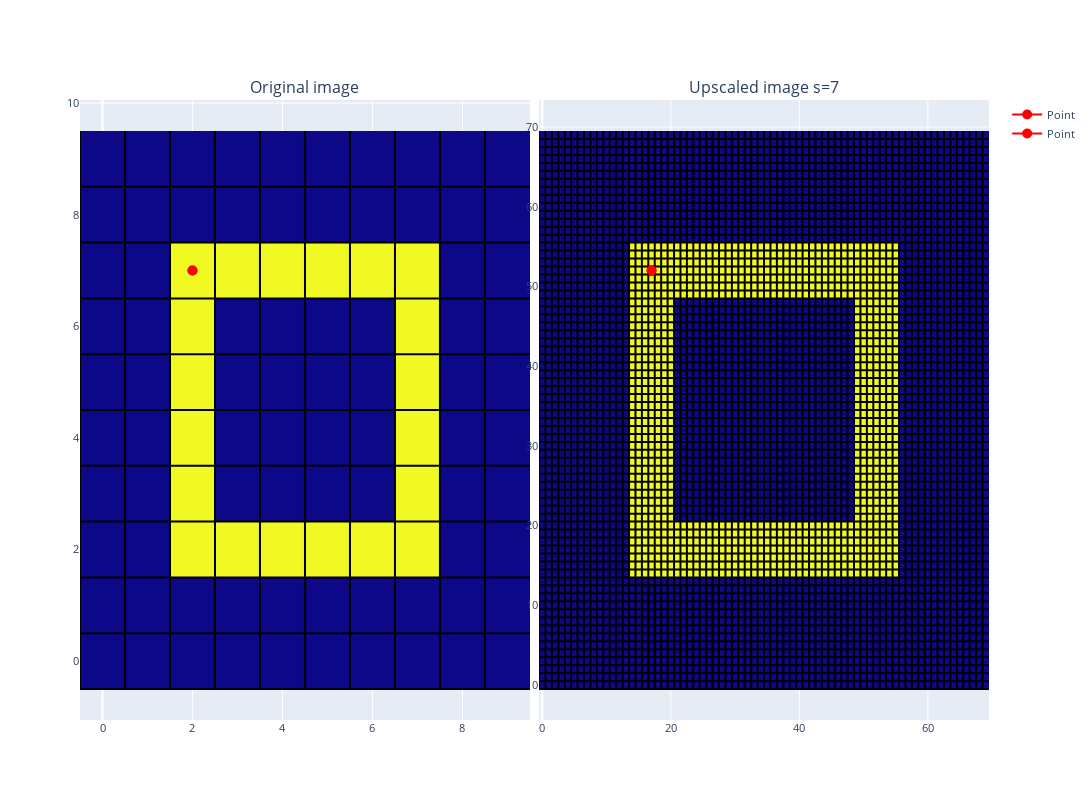

Here is the notebook cell this chart was saved with:
### Code cell
original_image = Image.fromarray(test_image)

# Get the size of the original image
original_width, original_height = original_image.size
# Calculate the new size of the image after upscaling
new_width = original_width * scale_factor
new_height = original_height * scale_factor
# Resize the image using the new size
upscaled_image_box = np.array(original_image.resize((new_width, new_height), Image.Resampling.NEAREST))        

fig = make_subplots(rows=1, cols=2, 
                    horizontal_spacing=0.01, 
                    vertical_spacing=0.1,
                    subplot_titles=('Original image', f"Upscaled image s={scale_factor}"))
# Add images to plot
base_image_fig = px.imshow(test_image)
fig.add_trace(base_image_fig.data[0], 1, 1)
xs, ys = gridlines(test_image)
fig.add_trace(go.Scatter(x=xs, y=ys, marker=dict(color='black', size=1), name=f"Pixel edges", showlegend=False), row=1, col=1)

upscaled_image_fig = px.imshow(upscaled_image_box)
fig.add_trace(upscaled_image_fig.data[0], 1, 2)
xs, ys = gridlines(upscaled_image_box)
fig.add_trace(go.Scatter(x=xs, y=ys, marker=dict(color='black', size=1), name=f"Pixel edges", showlegend=False), row=1, col=2)


fig.add_trace(go.Scatter(x=[2,2], y=[7,7], marker=dict(color='red', size=10), name=f"Point"), row=1, col=1)
fig.add_trace(go.Scatter(x=[2*scale_factor+scale_factor/2-0.5,2*scale_factor+scale_factor/2-0.5], y=[7*scale_factor+scale_factor/2-0.5,7*scale_factor+scale_factor/2-0.5], marker=dict(color='red', size=10), name=f"Point"), row=1, col=2)

fig.update_layout(title_text=f"", title_x=0.5, width=1400, height=800, showlegend=True, font_size=11)
fig.update(layout_coloraxis_showscale=False)
fig.show()

### Figure 1 — Plotly figure (JSON) as saved in the notebook; plotly's stock layout.template omitted (floating-point values rounded to 4 significant figures; data arrays with more than 128 entries replaced by an {"elided": "..."} marker saying what was removed)
{"data": [{"coloraxis": "coloraxis", "hovertemplate": "x: %{x}<br>y: %{y}<br>color: %{z}<extra></extra>", "name": "0", "type": "heatmap", "xaxis": "x", "yaxis": "y", "z": [[0, 0, 0, 0, 0, 0, 0, 0, 0, 0], [0, 0, 0, 0, 0, 0, 0, 0, 0, 0], [0, 0, 1, 1, 1, 1, 1, 1, 0, 0], [0, 0, 1, 0, 0, 0, 0, 1, 0, 0], [0, 0, 1, 0, 0, 0, 0, 1, 0, 0], [0, 0, 1, 0, 0, 0, 0, 1, 0, 0], [0, 0, 1, 0, 0, 0, 0, 1, 0, 0], [0, 0, 1, 1, 1, 1, 1, 1, 0, 0], [0, 0, 0, 0, 0, 0, 0, 0, 0, 0], [0, 0, 0, 0, 0, 0, 0, 0, 0, 0]]}, {"marker": {"color": "black", "size": 1}, "name": "Pixel edges", "showlegend": false, "type": "scatter", "x": [-0.5, -0.5, null, -0.5, 9.5, null, 0.5, 0.5, null, -0.5, 9.5, null, 1.5, 1.5, null, -0.5, 9.5, null, 2.5, 2.5, null, -0.5, 9.5, null, 3.5, 3.5, null, -0.5, 9.5, null, 4.5, 4.5, null, -0.5, 9.5, null, 5.5, 5.5, null, -0.5, 9.5, null, 6.5, 6.5, null, -0.5, 9.5, null, 7.5, 7.5, null, -0.5, 9.5, null, 8.5, 8.5, null, -0.5, 9.5, null], "xaxis": "x", "y": [-0.5, 9.5, null, -0.5, -0.5, null, -0.5, 9.5, null, 0.5, 0.5, null, -0.5, 9.5, null, 1.5, 1.5, null, -0.5, 9.5, null, 2.5, 2.5, null, -0.5, 9.5, null, 3.5, 3.5, null, -0.5, 9.5, null, 4.5, 4.5, null, -0.5, 9.5, null, 5.5, 5.5, null, -0.5, 9.5, null, 6.5, 6.5, null, -0.5, 9.5, null, 7.5, 7.5, null, -0.5, 9.5, null, 8.5, 8.5, null], "yaxis": "y"}, {"coloraxis": "coloraxis", "hovertemplate": "x: %{x}<br>y: %{y}<br>color: %{z}<extra></extra>", "name": "0", "type": "heatmap", "xaxis": "x2", "yaxis": "y2", "z": {"elided": "70x70 int values"}}, {"marker": {"color": "black", "size": 1}, "name": "Pixel edges", "showlegend": false, "type": "scatter", "x": {"elided": "420 float values"}, "xaxis": "x2", "y": {"elided": "420 float values"}, "yaxis": "y2"}, {"marker": {"color": "red", "size": 10}, "name": "Point", "type": "scatter", "x": [2, 2], "xaxis": "x", "y": [7, 7], "yaxis": "y"}, {"marker": {"color": "red", "size": 10}, "name": "Point", "type": "scatter", "x": [17, 17], "xaxis": "x2", "y": [52, 52], "yaxis": "y2"}], "layout": {"annotations": [{"font": {"size": 16}, "showarrow": false, "text": "Original image", "x": 0.2475, "xanchor": "center", "xref": "paper", "y": 1, "yanchor": "bottom", "yref": "paper"}, {"font": {"size": 16}, "showarrow": false, "text": "Upscaled image s=7", "x": 0.7525, "xanchor": "center", "xref": "paper", "y": 1, "yanchor": "bottom", "yref": "paper"}], "coloraxis": {"showscale": false}, "font": {"size": 11}, "height": 800, "showlegend": true, "title": {"text": "", "x": 0.5}, "width": 1400, "xaxis": {"anchor": "y", "domain": [0, 0.495]}, "xaxis2": {"anchor": "y2", "domain": [0.505, 1]}, "yaxis": {"anchor": "x", "domain": [0, 1]}, "yaxis2": {"anchor": "x2", "domain": [0, 1]}}}
